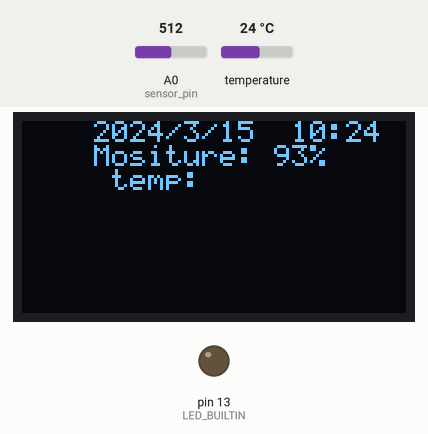
This sketch was run on a simulated Arduino Uno, built with avr-gcc and run on an emulated ATmega328P. Parts: 128×64 one-colour display, output pins drawn as LEDs (lit = HIGH). Inputs (shaded band) come from the test bench; at power-on: A0 (sensor_pin) = 512, temperature 24 °C. The local clock reads 2024-03-15 10:24:30 at power-on unless the sketch sets it; what the sketch prints to the serial monitor is not drawn.

Above: at 2.1 s.
At 3.8 s:
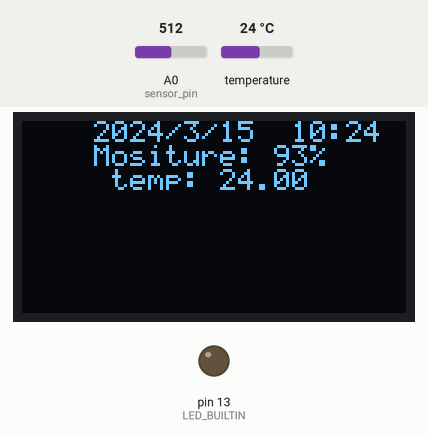
At 31.8 s:
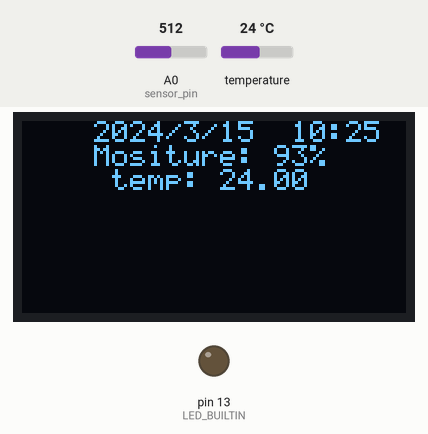
At 91.8 s:
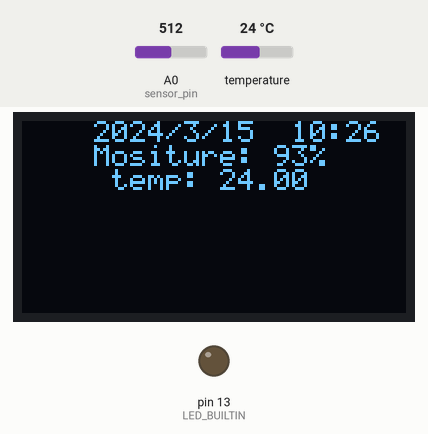
Timing chart, 0 to 93.3 s (numbered marks = the images above):
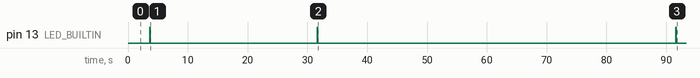

Measured:
- by itself, pin 13 (LED_BUILTIN): goes HIGH 0.10 s, LOW 27.9 s, HIGH 0.10 s, LOW 59.9 s, HIGH 0.10 s, then LOW
- what the display in image 0 shows lasts 0.8 s, from 2.1 s to 2.9 s
- what the display in image 1 shows lasts 27.2 s, from 2.9 s to 30.1 s
- what the display in image 2 shows lasts 59.3 s, from 30.8 s to 90.1 s

The sketch:

SYBER.ino
```cpp
#include <Wire.h>
#include "DS3231.h"
// Include the libraries we need
#include <OneWire.h>
#include <DallasTemperature.h>
#include "SSD1306Ascii.h"
#include "SSD1306AsciiAvrI2c.h"

// 0X3C+SA0 - 0x3C or 0x3D
#define I2C_ADDRESS 0x3C
// Define proper RST_PIN if required.
#define RST_PIN -1
SSD1306AsciiAvrI2c oled;
// Data wire is plugged into port 2 on the Arduino
#define ONE_WIRE_BUS 2

    // Setup a oneWire instance to communicate with any OneWire devices (not just Maxim/Dallas temperature ICs)
    OneWire oneWire(ONE_WIRE_BUS);
    DallasTemperature sensors(&oneWire);
    int r=0;
    int a=0;
    int v;
    int i;
    int m;
    int n=0;
    int c=0;
    RTClib RTC;
    int sensor_pin = A0;
    int output_value ;
    int sensorPin = 2;
    float tempValue;

void setup () {
    #if RST_PIN >= 0
    oled.begin(&Adafruit128x64, I2C_ADDRESS, RST_PIN);
    #else // RST_PIN >= 0
    oled.begin(&Adafruit128x64, I2C_ADDRESS);
    #endif // RST_PIN >= 0
    Serial.begin(57600);
    Serial.println("Dallas Temperature IC Control Library Demo");
    Wire.begin();
    Serial.println("Reading From the Sensor ...");
    pinMode(LED_BUILTIN,OUTPUT);
    delay(2000);
}

void loop () {
    oled.set1X();
    oled.setFont(System5x7);
    output_value = analogRead(sensor_pin);
    //tempValue = analogRead(sensorPin);
    output_value = map(output_value,550,10,100,0);
    DateTime now = RTC.now();
    m = now.minute();
    if (n != m)
    {
        //ispisianje vremena na ekran
        n = m;
        oled.clear();
        oled.print("    ");
        oled.print(now.year(), DEC);
        oled.print('/');
        oled.print(now.month(), DEC);
        oled.print('/');
        oled.print(now.day(), DEC);
        oled.print("  ");
        oled.print(now.hour(), DEC);
        oled.print(':');
        oled.print(now.minute(), DEC);
        oled.println();

        //ispisivanje vlaznosti na ekran
        oled.print("    ");
        oled.print("Mositure: ");
        oled.print(output_value);
        oled.println("%");

        //ispisivanje temperature na ekran
        oled.print("     ");
        oled.print("temp: ");
        tempValue = sensors.getTempCByIndex(0);
        output_value = analogRead(sensor_pin);
        sensors.requestTemperatures(); // Send the command to get temperatures
        // After we got the temperatures, we can print them here.
        // We use the function ByIndex, and as an example get the temperature from the first sensor only.
        oled.println(sensors.getTempCByIndex(0));
        tempValue = sensors.getTempCByIndex(0);
        oled.println();

        //upozorenje za premalu vlaznost
        if(output_value > 840)
        {
            a++;
            oled.set2X();
            oled.println("SIPATI VODE");

        }
        //upozorenje za preveliku temperaturu
        if(tempValue > 27)
        {
            c++;
            oled.set2X();
            oled.println("   SUNCE!");
        }
        for(i=0;i<30;i++)
        {
            //ponovno unosenje podataka radi konstantne provere
            sensors.requestTemperatures(); // Send the command to get temperatures
            tempValue = sensors.getTempCByIndex(0);
            output_value = analogRead(sensor_pin);
            Serial.println(tempValue);
            Serial.println(output_value);
            //blinkanje led diode
            digitalWrite(LED_BUILTIN,HIGH);
            delay(100);
            digitalWrite(LED_BUILTIN,LOW);
            delay(100);
            //ispisivanje upozorenjaza temperaturu
            if(c > 0)
            {
                oled.clear();
                oled.println();
                oled.println("   SUNCE!");

                r++;
            }
            delay(900);
            //ispisivanje upozorenja za vlaznost
            if(a > 0)
            {
                oled.clear();
                oled.println();
                oled.println("SIPATI VODE");
                r++;
            }
            delay(900);
            //izlazenje iz for funkcije ako su svi uslovi ispunjeni
            if(output_value < 840 && tempValue < 27)
            {
                break;
            }
            if(output_value < 840)
            {
                a=0;
            }
            if(tempValue < 27)
            {
                c=0;
            }
        }
    }
    //potvrda da je sve uredu posle ispunjavanja zahteva
    if(r > 0)
    {
       oled.clear();
       oled.set2X();
       oled.println();
       oled.println("UREDU JE");
    }
    c=0;
    a=0;
    r=0;
}
```
